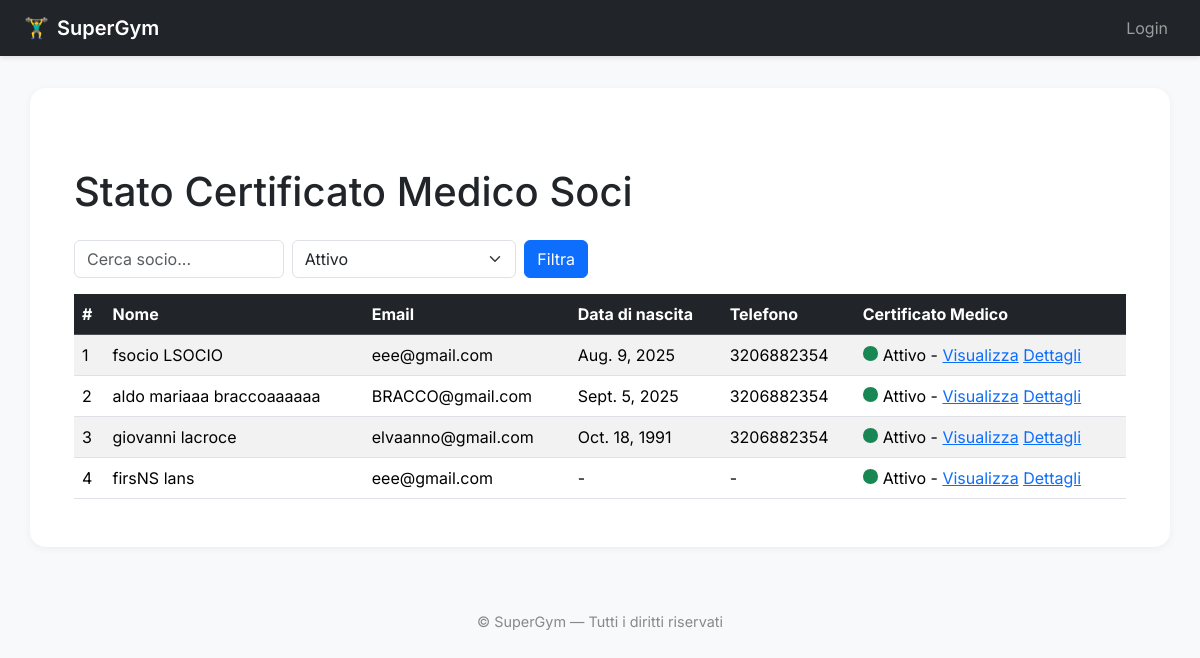
/members/medical-certificate-status/?status=Attivo, run on the app's committed database.
### members/models.py (models this page shows, shortened)
class Member(AbstractUser):
    first_name = models.CharField(_("Nome"), max_length=150, blank=False)
    last_name = models.CharField(_("Cognome"), max_length=150, blank=False)
    email = models.EmailField(_("Email"), blank=False)
    date_of_birth = models.DateField(_("Data di nascita"), null=True, blank=True)
    phone_number = models.CharField(_("Numero di telefono"), max_length=20, blank=True)
    address = models.CharField(_("Indirizzo"), max_length=255, blank=True)
    class Meta:
        verbose_name = _("Socio")
        verbose_name_plural = _("Soci")
        ordering = ['last_name', 'first_name']

### members/views.py (the view)
# urls.py: path("medical-certificate-status/", views.medical_certificate_status, name="medical_certificate_status"),
def medical_certificate_status(request):
    members = Member.objects.all().prefetch_related('documents')
    today = timezone.now().date()
    search_query = request.GET.get('q', '').lower()
    status_filter = request.GET.get('status', '')
    members_status = []
    for member in members:
        if search_query:
            if search_query not in member.first_name.lower() \
               and search_query not in member.last_name.lower() \
               and search_query not in member.email.lower() \
               and search_query not in member.username.lower():
                continue
        medical_docs = [d for d in member.documents.all() if d.document_type == 'MEDICAL_CERTIFICATE']
        if medical_docs:
            medical_docs_sorted = sorted(
                medical_docs,
                key=lambda d: d.expiration_date if d.expiration_date else timezone.datetime.min.date(),
                reverse=True
            )
            doc = medical_docs_sorted[0]
            if doc.expiration_date and doc.expiration_date < today:
                status = "Scaduto"
            else:
                status = "Attivo"
        else:
            doc = None
            status = "Assente"
        if status_filter and status != status_filter:
            continue
        members_status.append({
            'member': member,
            'document': doc,
            'cert_status': status
        })
    context = {
        'members_status': members_status,
    }
    return render(request, 'medical_certificate_status.html', context)

### templates/medical_certificate_status.html (shortened to what this page needs)
{% extends "base.html" %}
{% block content %}
<div class="container mt-5">
    <h1 class="mb-4">Stato Certificato Medico Soci</h1>
    <div class="row mb-3">
        <div class="col-md-6">
            <form method="get" class="d-flex">
                <input type="text" name="q" class="form-control me-2" placeholder="Cerca socio..." value="{{ request.GET.q }}">
                <select name="status" class="form-select me-2">
                    <option value="Attivo" {% if request.GET.status == "Attivo" %}selected{% endif %}>Attivo</option>
                </select>
                <button type="submit" class="btn btn-primary">Filtra</button>
            </form>
        </div>
    </div>
    <div class="row">
        <div class="col-12">
            <div class="table-responsive">
                <table class="table table-striped table-hover align-middle">
                    <thead class="table-dark">
                        <tr>
                            <th>#</th>
                            <th>Nome</th>
                            <th>Email</th>
                            <th>Data di nascita</th>
                            <th>Telefono</th>
                            <th>Certificato Medico</th>
                        </tr>
                    </thead>
                    <tbody>
                        {% for item in members_status %}
                        <tr>
                            <td>{{ forloop.counter }}</td>
                            <td>{{ item.member.first_name }} {{ item.member.last_name }}</td>
                            <td>{{ item.member.email }}</td>
                            <td>{{ item.member.date_of_birth|default:"-" }}</td>
                            <td>{{ item.member.phone_number|default:"-" }}</td>
                            <td>
                                {% if item.document %}
                                    {% if item.cert_status == "Attivo" %}
                                        <span class="badge rounded-circle bg-success" style="width:15px; height:15px; display:inline-block;"></span>
                                    {% elif item.cert_status == "Scaduto" %}
                                        <span class="badge rounded-circle bg-warning" style="width:15px; height:15px; display:inline-block;"></span>
                                    {% else %}
                                        <span class="badge rounded-circle bg-secondary" style="width:15px; height:15px; display:inline-block;"></span>
                                    {% endif %}
                                    {{ item.cert_status }} -
                                    <a href="{{ item.document.file.url }}" target="_blank">Visualizza</a>
                                    <a href="{% url 'members:edit_member_document' item.document.id %}">Dettagli</a>
                                {% else %}
                                    <span class="badge rounded-circle bg-danger" style="width:15px; height:15px; display:inline-block;"></span>
                                    Assente
                                {% endif %}
                            </td>
                        </tr>
                        {% empty %}
                        <tr>
                            <td colspan="6" class="text-center">Nessun socio trovato.</td>
                        </tr>
                        {% endfor %}
                    </tbody>
                </table>
            </div>
        </div>
    </div>
</div>
{% endblock %}

### static/css/style.css (style rules this page uses)
body { background-color: #f8f9fa; }
body { font-family: 'Inter', sans-serif; background-color: #f8f9fa; }

### data on the page
Member: member.first_name "fsocio", member.last_name "LSOCIO", member.email "eee@gmail.com", member.date_of_birth "Aug. 9, 2025", member.phone_number "3206882354", cert_status "Attivo"
Member: member.first_name "aldo mariaaa", member.last_name "braccoaaaaaa", member.email "BRACCO@gmail.com", member.date_of_birth "Sept. 5, 2025", member.phone_number "3206882354", cert_status "Attivo"
Member: member.first_name "giovanni", member.last_name "lacroce", member.email "elvaanno@gmail.com", member.date_of_birth "Oct. 18, 1991", member.phone_number "3206882354", cert_status "Attivo"
Member: member.first_name "firsNS", member.last_name "lans", member.email "eee@gmail.com", member.date_of_birth "-", member.phone_number "-", cert_status "Attivo"
